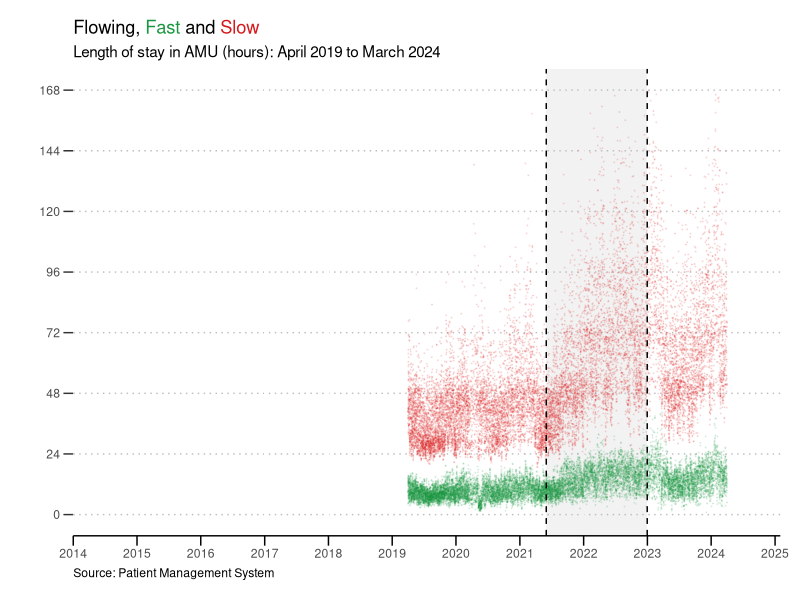

R code for this plot:

# AMU Two Speed Length of Stay --------------------------------------------


# load packages -----------------------------------------------------------

library(readxl)
library(tidyverse)
library(scales)
library(ggtext)


# import data -------------------------------------------------------------

df_01 <-
  read_xlsx("data/amu_five_years.xlsx") |> 
  mutate(new_amu_discharge_date = floor_date(AMU_DISCHARGE_DATETIME,
                                             "day")) |> 
  arrange(desc(AMU_LOS_HOURS)) |> 
  filter(AMU_LOS_HOURS <= 1120)


# create a summary table of quantiles by day ----------------------------

df_02 <-
  df_01 |> 
  group_by(new_amu_discharge_date) |> 
  summarize(no_of_amu_discharges = n(),
            mean_los = mean(AMU_LOS_HOURS),
            quantile_05 = quantile(AMU_LOS_HOURS,
                                   probs = c(0.05)),
            quantile_10 = quantile(AMU_LOS_HOURS,
                                   probs = c(0.1)),
            quantile_25 = quantile(AMU_LOS_HOURS,
                                   probs = c(0.25)),
            quantile_50 = quantile(AMU_LOS_HOURS,
                                   probs = c(0.5)),
            quantile_75 = quantile(AMU_LOS_HOURS,
                                    probs = c(0.75)),
            quantile_90 = quantile(AMU_LOS_HOURS,
                                   probs = c(0.9)),
            quantile_95 = quantile(AMU_LOS_HOURS,
                                    probs = c(0.95)))


# append the relevant quantiles to the raw data ---------------------------

df_03 <-
  df_01 |> 
  left_join(df_02,
            join_by(x$new_amu_discharge_date == y$new_amu_discharge_date)) |> 
  select(new_amu_discharge_date,
         AMU_DISCHARGE_DATETIME,
         AMU_LOS_HOURS,
         quantile_05,
         quantile_25,
         quantile_50,
         quantile_75,
         quantile_95) |> 
  arrange(new_amu_discharge_date)


# filter to just the two slow and fast speed cohorts ----------------------

df_04_fast <-
  df_03 |> 
  filter(AMU_LOS_HOURS >= quantile_05 & AMU_LOS_HOURS <= quantile_25) |> 
  mutate(fast_slow = "fast")

df_04_slow <-
  df_03 |> 
  filter(AMU_LOS_HOURS >= quantile_75 & AMU_LOS_HOURS <= quantile_95) |> 
  mutate(fast_slow = "slow")

df_04_fast_and_slow <-
  rbind(df_04_fast,
        df_04_slow)

# create a graph ----------------------------------------------------------

ggplot(data = df_04_fast_and_slow) +
  annotate("rect",
           xmin = as.POSIXct('2021-06-01'), 
           xmax = as.POSIXct('2022-12-31'), 
           ymin = -Inf, 
           ymax = Inf,  
           fill = "grey", 
           alpha= 0.2) +
  aes(x = AMU_DISCHARGE_DATETIME) +
  geom_point(aes(y = AMU_LOS_HOURS,
                 colour = fast_slow),
             size = 0.1,
             alpha = 0.1) +
  #geom_line(aes(y = quantile_05)) +
  #geom_line(aes(y = quantile_25)) +
  geom_vline(xintercept = as.POSIXct('2021-06-01'),
             linetype = "dashed") +
  geom_vline(xintercept = as.POSIXct('2022-12-31'),
             linetype = "dashed") +
  scale_x_datetime(limits = c(as.POSIXct('2014-01-01'),
                              as.POSIXct('2025-01-31')),
                   breaks = "12 month",
                   labels = date_format("%Y"),
                   expand = c(0, 0)) +
  scale_y_continuous(limits = c(0, 168),
                     breaks = seq(0, 168, 24),
                     label = comma) +
  scale_colour_manual(values = c("#1a9641", "#d7191c")) +
  labs(title = "Flowing, <span style='color: #1a9641;'>Fast</span> and <span style='color: #d7191c;'>Slow</span>",
       subtitle = "Length of stay in AMU (hours): April 2019 to March 2024",
       x = NULL,
       y = NULL,
       caption = "Source: Patient Management System") +
  theme(legend.position = "none",
        axis.line.x = element_line(colour = "black"),
        axis.ticks.x = element_line(colour = "black"),
        axis.ticks.length = unit(.25, "cm"),
        panel.grid.major.y = element_line(colour = "grey",
                                          linetype = "dotted"),
        panel.grid.minor.x = element_blank(),
        panel.grid.minor.y = element_blank(),
        panel.background = element_rect(fill = '#FFFFFF', colour = '#FFFFFF'),
        plot.background = element_rect(fill = '#FFFFFF', colour = '#FFFFFF'),
        plot.caption = element_text(hjust = 0,
                                    colour = "black"),
        plot.title = element_markdown(),
        plot.margin = unit(c(0.5, 0.5, 0.5, 1), "cm"))

